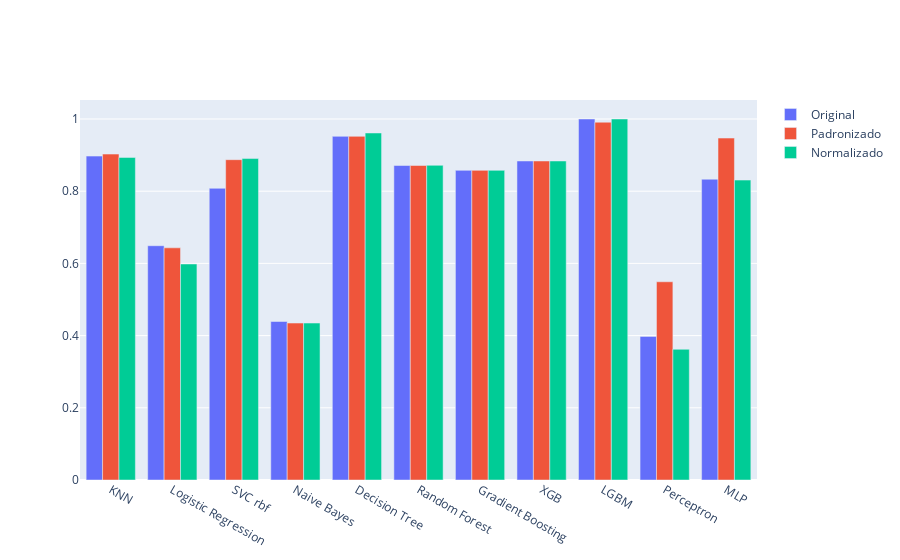

The notebook cell this image was saved under:
### Markdown cell above
#### **Comparando Algoritmos com F1 score Macro**

### Code cell
f1Score = pd.DataFrame(f1Score)

configure_plotly_browser_state()

trace1 = go.Bar(x = clf_labels,
                y = f1Score[f1Score[0] == 'NaoEscalado'][1].to_numpy(),
                name = 'Original',)
trace2 = go.Bar(x = clf_labels,
                y = f1Score[f1Score[0] == 'Padronizado'][1].to_numpy(),
                name = 'Padronizado',)
trace3 = go.Bar(x = clf_labels,
                y = f1Score[f1Score[0] == 'Normalizado'][1].to_numpy(),
                name = 'Normalizado',)
data = [trace1, trace2, trace3]
py.iplot(data)

### Figure 1 — Plotly figure (JSON) as saved in the notebook; plotly's stock layout.template omitted (floating-point values rounded to 4 significant figures)
{"data": [{"y": ["0.897235553350792", "0.6489495388192456", "0.8079887248947125", "0.43905148814379885", "0.9519367421661419", "0.8711510871967312", "0.8576924124478973", "0.883679568251376", "1.0", "0.3978120630845941", "0.8331759510505978"], "x": ["KNN", "Logistic Regression", "SVC rbf", "Naive Bayes", "Decision Tree", "Random Forest", "Gradient Boosting", "XGB", "LGBM", "Perceptron", "MLP"], "type": "bar", "name": "Original"}, {"y": ["0.902788175522144", "0.6431438630135698", "0.8873201463325999", "0.4347684591530632", "0.9519367421661419", "0.8711510871967312", "0.8576924124478973", "0.883679568251376", "0.9911289056366777", "0.5491144783077034", "0.9471875551108482"], "x": ["KNN", "Logistic Regression", "SVC rbf", "Naive Bayes", "Decision Tree", "Random Forest", "Gradient Boosting", "XGB", "LGBM", "Perceptron", "MLP"], "type": "bar", "name": "Padronizado"}, {"y": ["0.893536246597237", "0.5983642639724711", "0.8904089690970265", "0.4347684591530632", "0.9612412693174943", "0.8717003939043413", "0.8576924124478973", "0.883679568251376", "1.0", "0.3620717041071023", "0.8307906987898355"], "x": ["KNN", "Logistic Regression", "SVC rbf", "Naive Bayes", "Decision Tree", "Random Forest", "Gradient Boosting", "XGB", "LGBM", "Perceptron", "MLP"], "type": "bar", "name": "Normalizado"}], "layout": {}}
